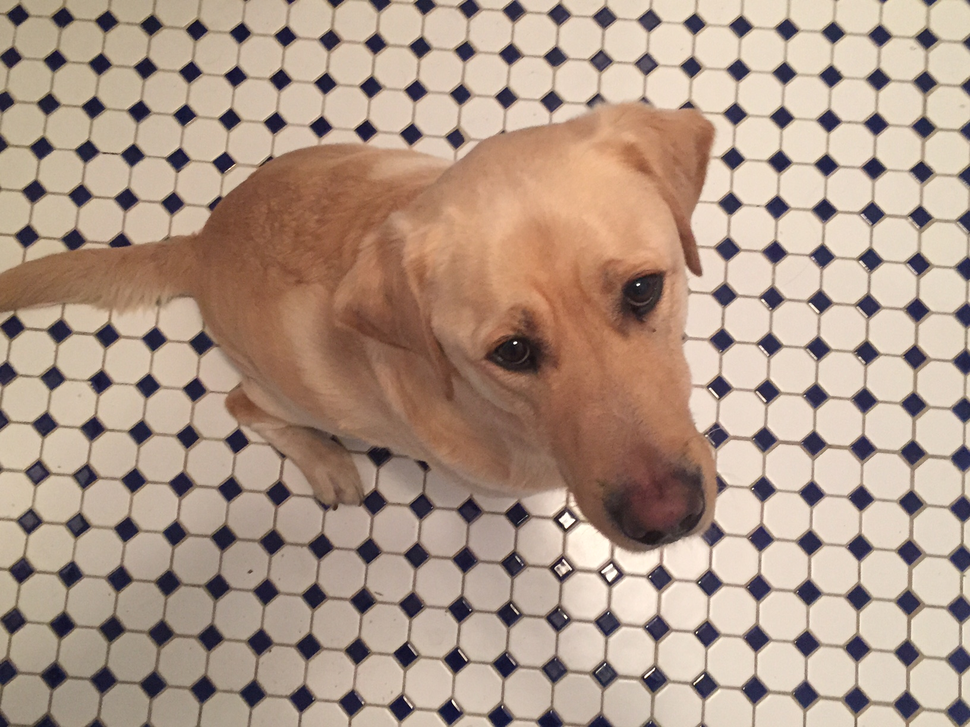
%> input picture lab1/images/kobi.png, 970 x 727 px, shrunk from 1632 x 1224 before the run, given in place of sherlock.jpg, which was not available
$ octave lab1.m   (GNU Octave 9; MATLAB toolbox functions it lacks are replaced by stand-ins)
%> lines starting %> are read from the running program, lines starting %| are printed output that depends on the picture; pictures that were not available may be replaced by others from this repository, and a replacement may not be noted
%1.Завантажити зображення
im1 = imread("sherlock.jpg")
%> im1 is the input picture: size 727x970x3 uint8; mean R, G, B 174.5, 151.6, 135.5
im2 = imread("kobi.png")
im3 = imread("pout.tif")
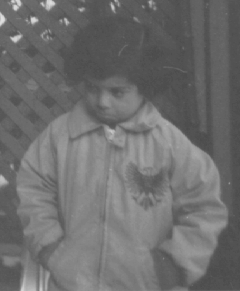
%> input picture lab1/images/pout.tif, 240 x 291 px
%> im3 is the input picture: size 291x240 uint8; min 74, max 224, mean 110.3

%2.Завантажити з довыльного каталогу
image_directory = 'C:\Users\User\Desktop\matlab\lab1\images';
image_filename = 'autumn.jpg';

im4_path = fullfile(image_directory, image_filename);

im4 = imread(im4_path);
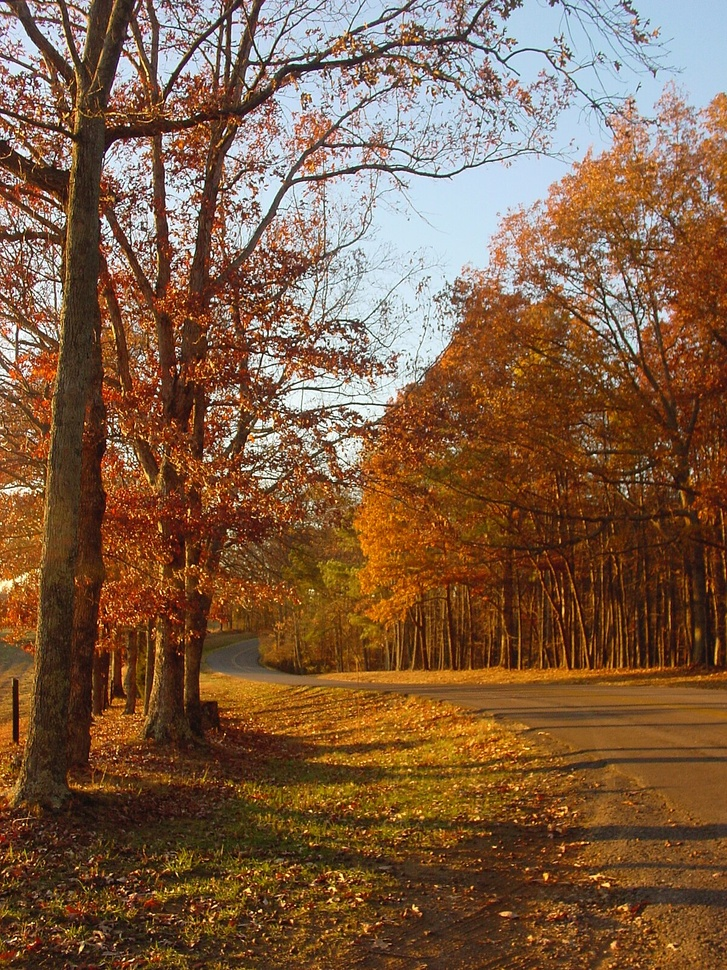
%> input picture lab1/images/autumn.jpg, 727 x 970 px, shrunk from 1200 x 1600 before the run
%> im4 is the input picture: size 970x727x3 uint8; mean R, G, B 126.5, 93, 67.1

figure;
subplot(1,3,1);
imshow(im1);
title ("Image 1");

subplot (1,3,2);
imshow(im2);
title ("Image 2");

subplot (1,3,3);
imshow (im3);
title ("Image 3")

figure;
imshow(im1);
hold on;
imshow(im2);
imshow(im3);
hold off;
title('All images');
%> figure, not shown here; its title reads 'All images'

imshow (im4)
title ("Image 4")

%3.Одержати інформацію про зображення
image_size = size(im1);
%> image_size = [727 970 3]
disp(['Image 1 size: ' num2str(image_size(1)) ' x ' num2str(image_size(2))]);
%| Image 1 size: 727 x 970

image_class = class(im2);
%> image_class = 'uint8'
disp(['Image 2 class: ' image_class]);
%| Image 2 class: uint8

min_pixel_value = min(im3(:));
%> min_pixel_value = 74
max_pixel_value = max(im3(:));
%> max_pixel_value = 224
disp(['Image 3 min pixel value: ' num2str(min_pixel_value)]);
%| Image 3 min pixel value: 74
disp(['Image 3 max pixel value: ' num2str(max_pixel_value)]);
%| Image 3 max pixel value: 224


%Зберегти зображення
output_directory = 'C:\Users\User\Desktop\matlab\lab1\images';
output_image1_path = fullfile(output_directory, 'sherlock.jpg');
output_image2_path = fullfile(output_directory, 'kobi.png');
output_image3_path = fullfile(output_directory, 'pout.tif');

imwrite(im1, image1_path);
imwrite(im2, image2_path);
imwrite(im3, image3_path);

disp(['Image 1 saved at: ' image1_path]);
%> (this line was passed over: image1_path is not available in this run)
disp(['Image 2 saved at: ' image2_path]);
%> (this line was passed over: image2_path is not available in this run)
disp(['Image 3 saved at: ' image3_path]);
%> (this line was passed over: image3_path is not available in this run)

%5.Гістограма яскравостей
I = imread('C:\Users\User\Desktop\matlab\lab1\images\pout.tif');
[histogram, bins] = imhist(I);
%> histogram = 256 values, max 3628 at index 83, min 0 at index 1, mean 272.8; bins = 256 values from 0 to 255
figure;
bar(bins, histogram);
title('Гістограма розподілу яскравостей');
xlabel('Значення пікселів');
ylabel('Частота');
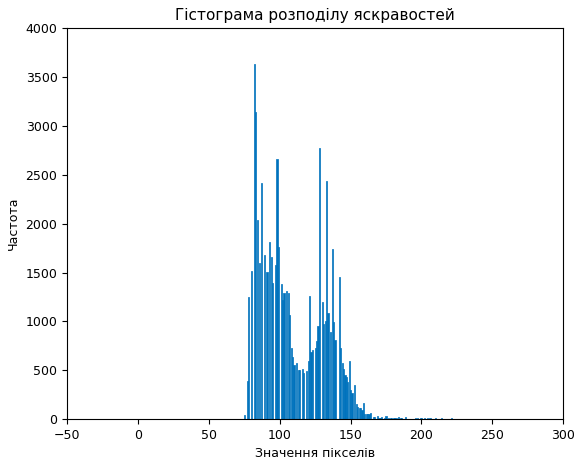
%> figure redrawn from the program's plot data; tallest bar 3628 high, from x = 81.6 to 82.4

%6-7. Контрастування зображення з виведенням на екран
image = imread('C:\Users\User\Desktop\matlab\lab1\images\autumn.jpg');
adjusted_image = imadjust(image);
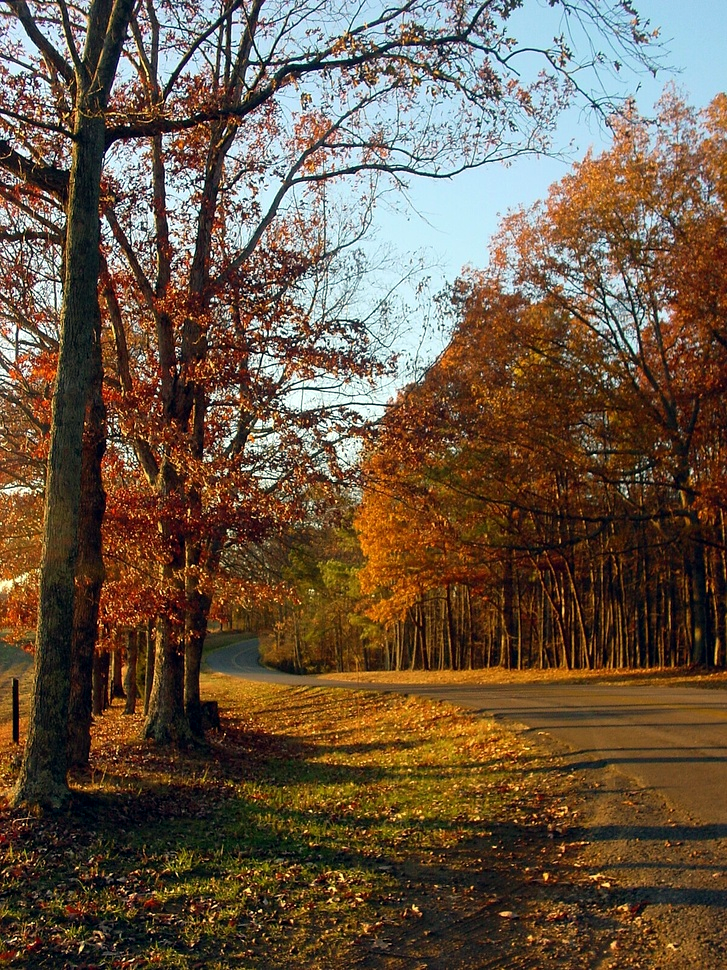
%> adjusted_image: size 970x727x3 uint8; mean R, G, B 105.8, 87.2, 68.9
figure;
subplot(1, 2, 1);
imshow(image);

%8. Негатив зображення
[rows, cols, channels] = size(im1);
%> rows = 727; cols = 970; channels = 3
negative_I = 255 - im1;
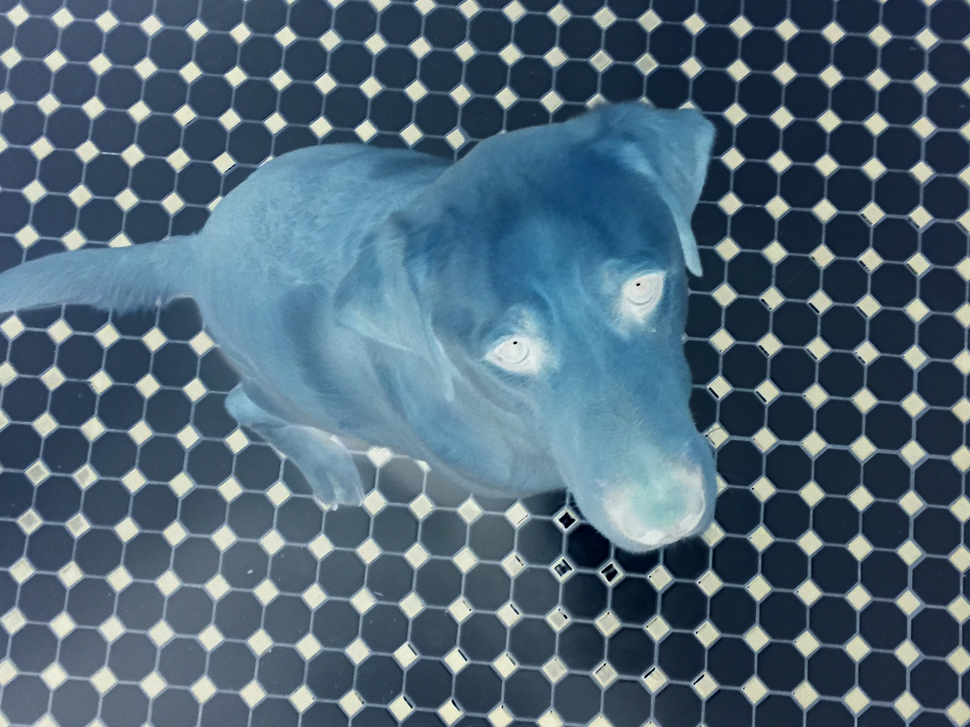
%> negative_I: size 727x970x3 uint8; mean R, G, B 80.5, 103.4, 119.5
imshow(negative_I);
